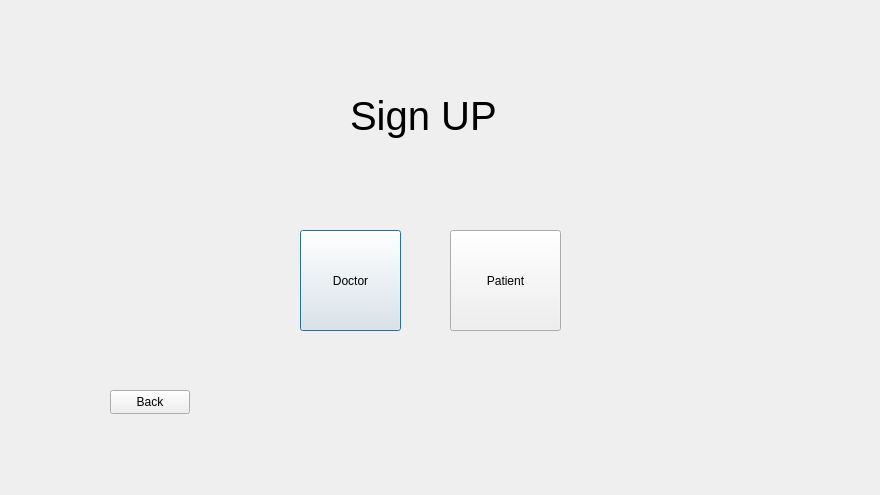
<?xml version="1.0" encoding="UTF-8"?>
<ui version="4.0">
 <class>signup</class>
 <widget class="QDialog" name="signup">
  <property name="geometry">
   <rect>
    <x>0</x>
    <y>0</y>
    <width>880</width>
    <height>495</height>
   </rect>
  </property>
  <property name="windowTitle">
   <string>Dialog</string>
  </property>
  <widget class="QLabel" name="label">
   <property name="geometry">
    <rect>
     <x>350</x>
     <y>70</y>
     <width>241</width>
     <height>91</height>
    </rect>
   </property>
   <property name="font">
    <font>
     <pointsize>30</pointsize>
    </font>
   </property>
   <property name="text">
    <string>Sign UP</string>
   </property>
  </widget>
  <widget class="QPushButton" name="pushButton">
   <property name="geometry">
    <rect>
     <x>300</x>
     <y>230</y>
     <width>101</width>
     <height>101</height>
    </rect>
   </property>
   <property name="font">
    <font>
     <pointsize>9</pointsize>
    </font>
   </property>
   <property name="text">
    <string>Doctor</string>
   </property>
  </widget>
  <widget class="QPushButton" name="pushButton_2">
   <property name="geometry">
    <rect>
     <x>450</x>
     <y>230</y>
     <width>111</width>
     <height>101</height>
    </rect>
   </property>
   <property name="font">
    <font>
     <pointsize>9</pointsize>
    </font>
   </property>
   <property name="text">
    <string>Patient</string>
   </property>
  </widget>
  <widget class="QPushButton" name="pushButton_3">
   <property name="geometry">
    <rect>
     <x>110</x>
     <y>390</y>
     <width>80</width>
     <height>24</height>
    </rect>
   </property>
   <property name="text">
    <string>Back</string>
   </property>
  </widget>
 </widget>
 <resources/>
 <connections/>
</ui>
